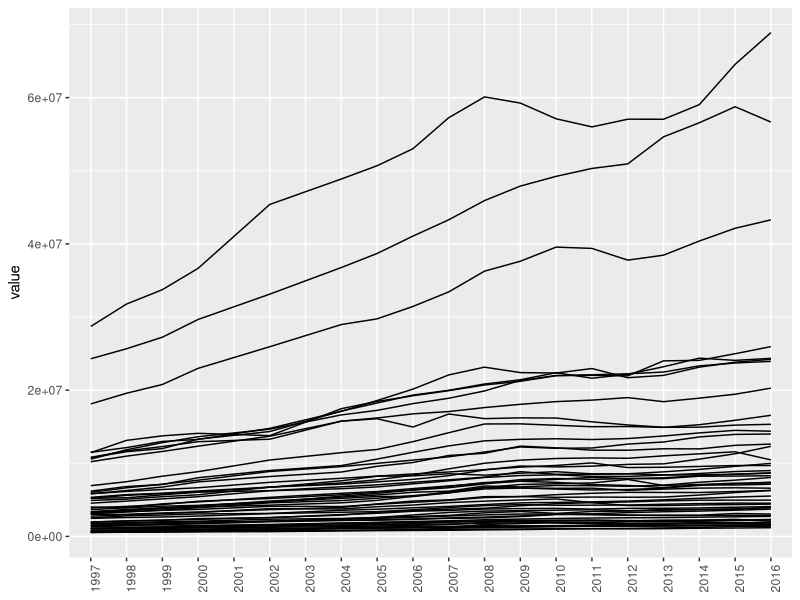

Reproduce this figure in R.
## ---- chunk 1
library(tidyverse)
library(readxl)
library(reshape2)
## ---- chunk 2
#Read in Data
data <- read_excel('State-by-State Spending on Kids_0.xlsx')
## ---- chunk 3
#Reshape data
melted_data <- data %>% melt(.,id.var="state")
#Plot
melted_data %>%
  ggplot(.,aes(variable, value, group = state)) +
  geom_line() +
  theme(axis.text.x = element_text(angle = 90), axis.title.x = element_blank())
